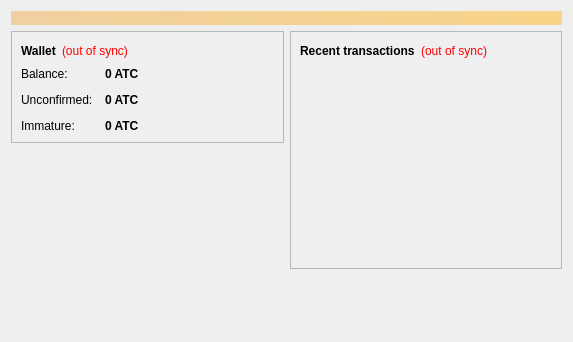
<?xml version="1.0" encoding="UTF-8"?>
<ui version="4.0">
 <class>OverviewPage</class>
 <widget class="QWidget" name="OverviewPage">
  <property name="geometry">
   <rect>
    <x>0</x>
    <y>0</y>
    <width>573</width>
    <height>342</height>
   </rect>
  </property>
  <property name="windowTitle">
   <string>Form</string>
  </property>
  <layout class="QVBoxLayout" name="topLayout">
   <item>
    <widget class="QLabel" name="labelAlerts">
     <property name="visible">
      <bool>false</bool>
     </property>
     <property name="styleSheet">
      <string notr="true">background-color: qlineargradient(x1: 0, y1: 0, x2: 1, y2: 0, stop:0 #F0D0A0, stop:1 #F8D488); color:#000000;</string>
     </property>
     <property name="wordWrap">
      <bool>true</bool>
     </property>
     <property name="margin">
      <number>3</number>
     </property>
    </widget>
   </item>
   <item>
    <layout class="QHBoxLayout" name="horizontalLayout" stretch="1,1">
     <item>
      <layout class="QVBoxLayout" name="verticalLayout_2">
       <item>
        <widget class="QFrame" name="frame">
         <property name="frameShape">
          <enum>QFrame::StyledPanel</enum>
         </property>
         <property name="frameShadow">
          <enum>QFrame::Raised</enum>
         </property>
         <layout class="QVBoxLayout" name="verticalLayout_4">
          <item>
           <layout class="QHBoxLayout" name="horizontalLayout_4">
            <item>
             <widget class="QLabel" name="label_5">
              <property name="font">
               <font>
                <weight>75</weight>
                <bold>true</bold>
               </font>
              </property>
              <property name="text">
               <string>Wallet</string>
              </property>
             </widget>
            </item>
            <item>
             <widget class="QLabel" name="labelWalletStatus">
              <property name="toolTip">
               <string>The displayed information may be out of date. Your wallet automatically synchronizes with the Bitcoin network after a connection is established, but this process has not completed yet.</string>
              </property>
              <property name="styleSheet">
               <string notr="true">QLabel { color: red; }</string>
              </property>
              <property name="text">
               <string notr="true">(out of sync)</string>
              </property>
              <property name="alignment">
               <set>Qt::AlignLeading|Qt::AlignLeft|Qt::AlignVCenter</set>
              </property>
             </widget>
            </item>
            <item>
             <spacer name="horizontalSpacer_2">
              <property name="orientation">
               <enum>Qt::Horizontal</enum>
              </property>
              <property name="sizeHint" stdset="0">
               <size>
                <width>40</width>
                <height>20</height>
               </size>
              </property>
             </spacer>
            </item>
           </layout>
          </item>
          <item>
           <layout class="QFormLayout" name="formLayout_2">
            <property name="fieldGrowthPolicy">
             <enum>QFormLayout::AllNonFixedFieldsGrow</enum>
            </property>
            <property name="horizontalSpacing">
             <number>12</number>
            </property>
            <property name="verticalSpacing">
             <number>12</number>
            </property>
            <item row="0" column="0">
             <widget class="QLabel" name="label">
              <property name="text">
               <string>Balance:</string>
              </property>
             </widget>
            </item>
            <item row="0" column="1">
             <widget class="QLabel" name="labelBalance">
              <property name="font">
               <font>
                <weight>75</weight>
                <bold>true</bold>
               </font>
              </property>
              <property name="cursor">
               <cursorShape>IBeamCursor</cursorShape>
              </property>
              <property name="toolTip">
               <string>Your current balance</string>
              </property>
              <property name="text">
               <string notr="true">0 ATC</string>
              </property>
              <property name="textInteractionFlags">
               <set>Qt::LinksAccessibleByMouse|Qt::TextSelectableByKeyboard|Qt::TextSelectableByMouse</set>
              </property>
             </widget>
            </item>
            <item row="1" column="0">
             <widget class="QLabel" name="label_3">
              <property name="text">
               <string>Unconfirmed:</string>
              </property>
             </widget>
            </item>
            <item row="1" column="1">
             <widget class="QLabel" name="labelUnconfirmed">
              <property name="font">
               <font>
                <weight>75</weight>
                <bold>true</bold>
               </font>
              </property>
              <property name="cursor">
               <cursorShape>IBeamCursor</cursorShape>
              </property>
              <property name="toolTip">
               <string>Total of transactions that have yet to be confirmed, and do not yet count toward the current balance</string>
              </property>
              <property name="text">
               <string notr="true">0 ATC</string>
              </property>
              <property name="textInteractionFlags">
               <set>Qt::LinksAccessibleByMouse|Qt::TextSelectableByKeyboard|Qt::TextSelectableByMouse</set>
              </property>
             </widget>
            </item>
            <item row="2" column="0">
             <widget class="QLabel" name="labelImmatureText">
              <property name="text">
               <string>Immature:</string>
              </property>
             </widget>
            </item>
            <item row="2" column="1">
             <widget class="QLabel" name="labelImmature">
              <property name="font">
               <font>
                <weight>75</weight>
                <bold>true</bold>
               </font>
              </property>
              <property name="toolTip">
               <string>Mined balance that has not yet matured</string>
              </property>
              <property name="text">
               <string notr="true">0 ATC</string>
              </property>
              <property name="textInteractionFlags">
               <set>Qt::LinksAccessibleByMouse|Qt::TextSelectableByKeyboard|Qt::TextSelectableByMouse</set>
              </property>
             </widget>
            </item>
           </layout>
          </item>
         </layout>
        </widget>
       </item>
       <item>
        <spacer name="verticalSpacer">
         <property name="orientation">
          <enum>Qt::Vertical</enum>
         </property>
         <property name="sizeHint" stdset="0">
          <size>
           <width>20</width>
           <height>40</height>
          </size>
         </property>
        </spacer>
       </item>
      </layout>
     </item>
     <item>
      <layout class="QVBoxLayout" name="verticalLayout_3">
       <item>
        <widget class="QFrame" name="frame_2">
         <property name="frameShape">
          <enum>QFrame::StyledPanel</enum>
         </property>
         <property name="frameShadow">
          <enum>QFrame::Raised</enum>
         </property>
         <layout class="QVBoxLayout" name="verticalLayout">
          <item>
           <layout class="QHBoxLayout" name="horizontalLayout_2">
            <item>
             <widget class="QLabel" name="label_4">
              <property name="text">
               <string>&lt;b&gt;Recent transactions&lt;/b&gt;</string>
              </property>
             </widget>
            </item>
            <item>
             <widget class="QLabel" name="labelTransactionsStatus">
              <property name="toolTip">
               <string>The displayed information may be out of date. Your wallet automatically synchronizes with the Bitcoin network after a connection is established, but this process has not completed yet.</string>
              </property>
              <property name="styleSheet">
               <string notr="true">QLabel { color: red; }</string>
              </property>
              <property name="text">
               <string notr="true">(out of sync)</string>
              </property>
              <property name="alignment">
               <set>Qt::AlignRight|Qt::AlignTrailing|Qt::AlignVCenter</set>
              </property>
             </widget>
            </item>
            <item>
             <spacer name="horizontalSpacer">
              <property name="orientation">
               <enum>Qt::Horizontal</enum>
              </property>
              <property name="sizeHint" stdset="0">
               <size>
                <width>40</width>
                <height>20</height>
               </size>
              </property>
             </spacer>
            </item>
           </layout>
          </item>
          <item>
           <widget class="QListView" name="listTransactions">
            <property name="styleSheet">
             <string notr="true">QListView { background: transparent; }</string>
            </property>
            <property name="frameShape">
             <enum>QFrame::NoFrame</enum>
            </property>
            <property name="verticalScrollBarPolicy">
             <enum>Qt::ScrollBarAlwaysOff</enum>
            </property>
            <property name="horizontalScrollBarPolicy">
             <enum>Qt::ScrollBarAlwaysOff</enum>
            </property>
            <property name="selectionMode">
             <enum>QAbstractItemView::NoSelection</enum>
            </property>
           </widget>
          </item>
         </layout>
        </widget>
       </item>
       <item>
        <spacer name="verticalSpacer_2">
         <property name="orientation">
          <enum>Qt::Vertical</enum>
         </property>
         <property name="sizeHint" stdset="0">
          <size>
           <width>20</width>
           <height>40</height>
          </size>
         </property>
        </spacer>
       </item>
      </layout>
     </item>
    </layout>
   </item>
  </layout>
 </widget>
 <resources/>
 <connections/>
</ui>
